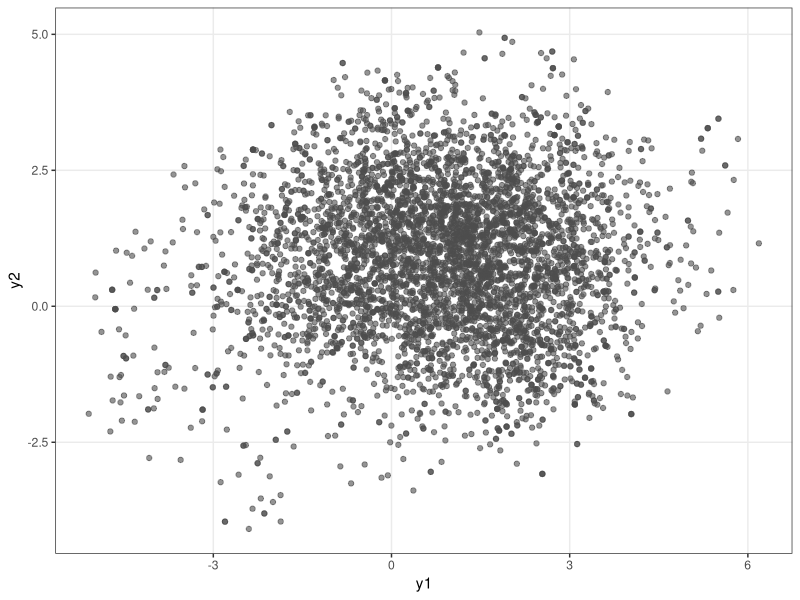
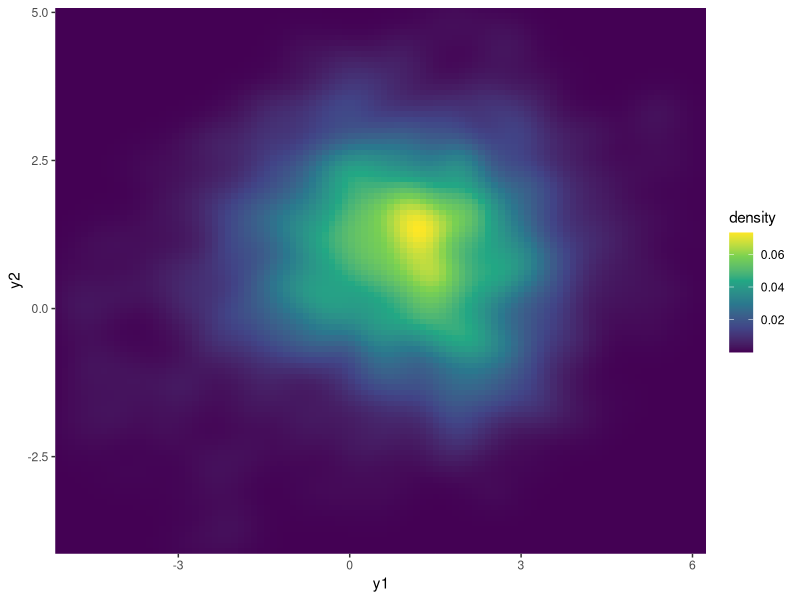
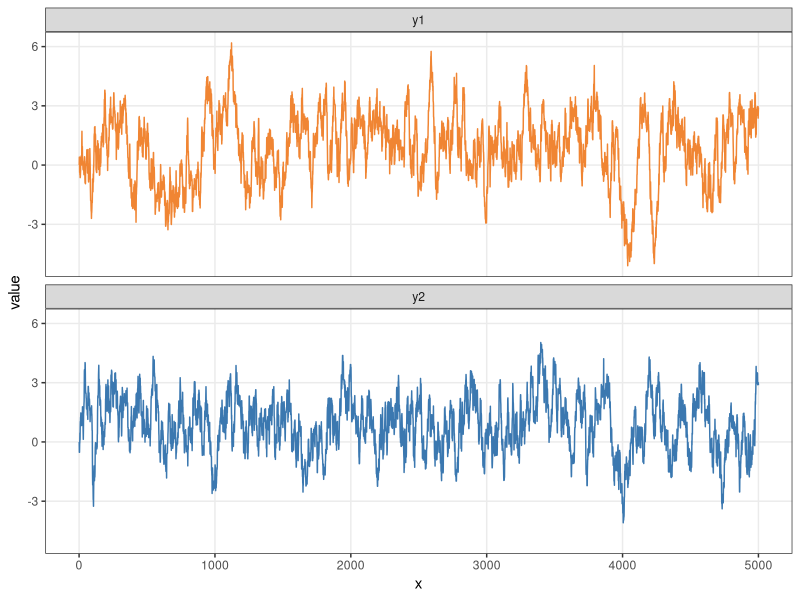

R code for these plots, in order:
## ---- chunk 1
#| warning: false
#| echo: true
#| eval: true
#| fig-align: center
library(ggplot2)
library(mvtnorm)

# Cantidad de muestras a obtener
n <- 5000

# Parámetros de la distribución a muestrear
Mu_objetivo <- c(1.2, 0.8)
Sigma_objetivo <- matrix(c(3, 0.2, 0.2, 2), ncol = 2)

# Matriz de dimensión (n, 2) que va a contener las muestras
muestras <- matrix(NA, nrow = n, ncol = 2)

# El punto inicial es el (0, 0)
muestras[1, ] <- c(0, 0)

# Matriz de varianza de la distribución de propuesta
Sigma_propuesta <- diag(2) * 0.2

for (i in 2:n) {
    # Proponer un nuevo valor
    propuesta <- rmvnorm(1, mean = muestras[i - 1, ], sigma = Sigma_propuesta)

    # Evaluar la función de densidad en el valor actual y en el propuesto
    f_propuesta <- dmvnorm(propuesta, Mu_objetivo, Sigma_objetivo)
    f_actual <- dmvnorm(muestras[i - 1, ], Mu_objetivo, Sigma_objetivo)

    # Calcular probabilidad de aceptación
    alpha <- min(c(1, f_propuesta / f_actual))

    # Determinar aceptación de propuesta
    aceptar <- rbinom(1, 1, alpha)

    # Seleccionar nueva muestras
    if (aceptar) {
        muestras[i, ] <- propuesta
    } else {
        muestras[i, ] <- muestras[i - 1, ]
    }
}

# Obtener las muestras como data.frame
df <- as.data.frame(muestras)
colnames(df) <- c("y1", "y2")
df$x <- 1:n

# Graficar muestras en el plano
ggplot(df) +
    geom_point(aes(x = y1, y = y2), alpha = 0.6, color = "grey30") +
    theme_bw() +
    theme(
        panel.grid.minor = element_blank()
    )

# Obtener una visualización de la densidad empírica
ggplot(df, aes(x = y1, y = y2)) +
    stat_density2d(
        geom = "raster",
        aes(fill = after_stat(density)),
        contour = FALSE
    ) +
    scale_x_continuous(expand = c(0, 0)) +
    scale_y_continuous(expand = c(0, 0)) +
    scale_fill_viridis_c()

# Graficar las trazas de ambas variables
tidyr::pivot_longer(df, c("y1", "y2"), names_to = "variable") |>
    ggplot() +
    geom_line(aes(x = x, y = value, color = variable)) +
    scale_color_manual(values = c("#f08533", "#3b78b0")) +
    facet_wrap(~ variable, ncol = 1) +
    theme_bw() +
    theme(
        panel.grid.minor = element_blank(),
        legend.position = "none"
    )
